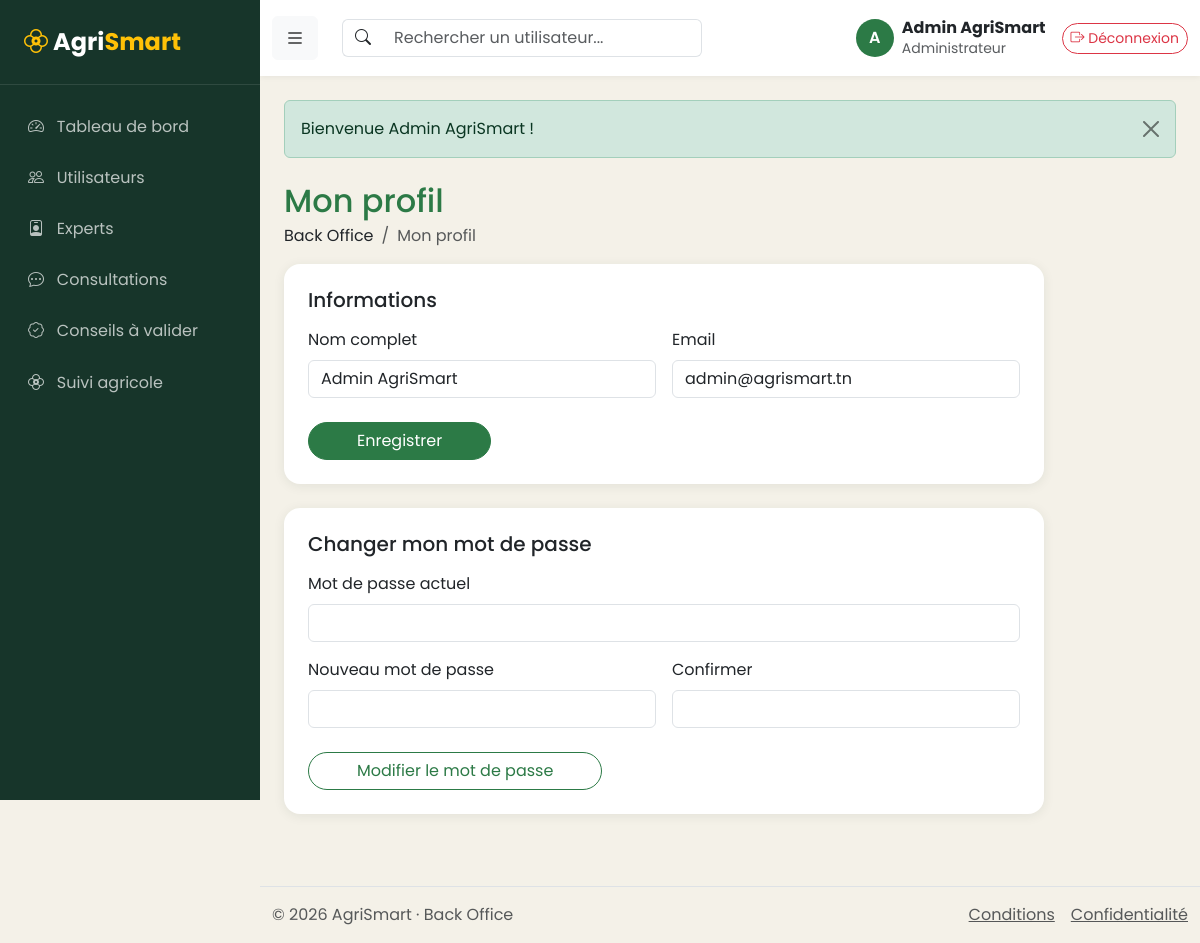
Screenshot of /backoffice/index.php?page=profil (signed in) with the database file from the repository.
### tables this page shows
CREATE TABLE utilisateur (
    id                 INT AUTO_INCREMENT PRIMARY KEY,
    nom                VARCHAR(100) NOT NULL,
    email              VARCHAR(150) NOT NULL UNIQUE,
    mot_de_passe       VARCHAR(255) NOT NULL,               
    role               ENUM('agriculteur','expert','administrateur') NOT NULL DEFAULT 'agriculteur',
    telephone          VARCHAR(20)  NOT NULL DEFAULT '',
    adresse            VARCHAR(255) NOT NULL DEFAULT '',
    region             VARCHAR(60)  NOT NULL DEFAULT '',
    niveau_acces       TINYINT      NOT NULL DEFAULT 1,     
    specialite         VARCHAR(100) NOT NULL DEFAULT '',    
    experience         INT          NOT NULL DEFAULT 0,     
    disponibilite      TINYINT(1)   NOT NULL DEFAULT 1,     
    actif              TINYINT(1)   NOT NULL DEFAULT 1,     
    derniere_connexion DATETIME NULL,
    created_at         TIMESTAMP DEFAULT CURRENT_TIMESTAMP,
    INDEX idx_role (role)
);

### backoffice/app/Controllers/Controller.php (called while the page is built, shortened)
<?php
abstract class Controller
{
    protected function render(string $view, array $data = [], string $title = 'AgriSmart Admin', string $currentPage = '', string $extraScripts = ''): void
    {
        $admin = users()->currentUser();
        extract($data, EXTR_SKIP);
        require __DIR__ . '/../Views/pages/' . $view . '.php';
        require __DIR__ . '/../Views/layout.php';
    }
    protected function requireAdmin(): Administrateur
    {
        $user = users()->requireRole(Utilisateur::ROLE_ADMIN);
        return $user;
    }
}

### backoffice/app/Controllers/ProfilController.php (called while the page is built, shortened)
<?php
class ProfilController extends Controller
{
    public function index(): void
    {
        $admin = $this->requireAdmin();
        $errors = [];
        $this->render('profil', ['user' => $admin, 'errors' => $errors, 'pwdErrors' => []], 'Mon profil', 'profil');
    }
}

### backoffice/index.php (called while the page is built, shortened)
<?php
require_once __DIR__ . '/../core/helpers.php';
require_once __DIR__ . '/../controllers/UserController.php';
require_once __DIR__ . '/app/helpers.php';
require_once __DIR__ . '/app/Controllers/Controller.php';
$routes = require __DIR__ . '/app/routes.php';
$page = (string) ($_GET['page'] ?? 'dashboard');
if ($page !== 'login') {
    users()->requireRole(Utilisateur::ROLE_ADMIN);
}
[$class, $method] = $routes[$page];
(new $class())->$method();

### core/helpers.php (called while the page is built, shortened)
<?php
function e($v): string
{
    return htmlspecialchars((string) $v, ENT_QUOTES, 'UTF-8');
}
function url(string $page, array $params = []): string
{
    return 'index.php?' . http_build_query(['page' => $page] + $params);
}

### config/config.php (called while the page is built, shortened)
<?php
$config = [
    'db' => [
        'host'    => 'localhost',
        'port'    => 3306,
        'name'    => 'agrismart',
        'user'    => 'root',
        'pass'    => '',
        'charset' => 'utf8mb4',
    ],
    'debug'            => false,
    'session_lifetime' => 1800,
    'max_login_tries'  => 5,
    'lockout_minutes'  => 5,
];
$local = __DIR__ . '/config.local.php';
return $config;

### config/database.php (called while the page is built, shortened)
<?php
class Database
{
    private static ?PDO $pdo = null;
    public static function getConnexion(): PDO
    {
        if (self::$pdo === null) {
            $config = require __DIR__ . '/config.php';
            $db = $config['db'];
            $dsn = sprintf('mysql:host=%s;port=%d;dbname=%s;charset=%s', $db['host'], $db['port'], $db['name'], $db['charset']);
            try {
                self::$pdo = new PDO($dsn, $db['user'], $db['pass'], [
                    PDO::ATTR_ERRMODE            => PDO::ERRMODE_EXCEPTION,
                    PDO::ATTR_DEFAULT_FETCH_MODE => PDO::FETCH_ASSOC,
                    PDO::ATTR_EMULATE_PREPARES   => false,
                ]);
            } catch (PDOException $e) {
                error_log('AgriSmart DB: ' . $e->getMessage());
                http_response_code(500);
                die(!empty($config['debug'])
                    ? 'Erreur base de données : ' . htmlspecialchars($e->getMessage(), ENT_QUOTES, 'UTF-8')
                    : 'Service temporairement indisponible (connexion à la base de données impossible).');
            }
        }
        return self::$pdo;
    }
}

### backoffice/app/helpers.php (called while the page is built, shortened)
<?php
function users(): UserController
{
    static $controller = null;
    if ($controller === null) {
        $controller = new UserController();
    }
    return $controller;
}

### controllers/UserController.php (called while the page is built, shortened)
<?php
require_once __DIR__ . '/../config/database.php';
class UserController
{
    private PDO $db;
    private ?Utilisateur $current = null;
    private bool $currentLoaded = false;
    public function __construct()
    {
        $this->db = Database::getConnexion();
        $this->config = require __DIR__ . '/../config/config.php';
    }
    public static function isAuthenticated(): bool
    {
        return !empty($_SESSION['user_id']);
    }
    public function currentUser(): ?Utilisateur
    {
        if (!$this->currentLoaded) {
            $this->currentLoaded = true;
            $this->current = $this->findById((int) $_SESSION['user_id']);
        }
        return $this->current;
    }
    public function requireAuth(): Utilisateur
    {
        $user = $this->currentUser();
        return $user;
    }
    public function requireRole(string $role): Utilisateur
    {
        $user = $this->requireAuth();
        return $user;
    }
    public function findById(int $id): ?Utilisateur
    {
        $stmt = $this->db->prepare('SELECT * FROM utilisateur WHERE id = :id LIMIT 1');
        $stmt->execute(['id' => $id]);
        $row = $stmt->fetch();
        return $row ? Utilisateur::fromArray($row) : null;
    }
}

### models/Administrateur.php (called while the page is built, shortened)
<?php
class Administrateur extends Utilisateur
{
    public function getRole(): string { return self::ROLE_ADMIN; }
}

### models/Utilisateur.php (called while the page is built, shortened)
<?php
class Utilisateur
{
    protected string $nom = '';
    protected string $email = '';
    public function getNom(): string { return $this->nom; }
    public function getEmail(): string { return $this->email; }
    public function setNom(string $nom): void { $this->nom = $nom; }
    public function setEmail(string $email): void { $this->email = $email; }
}

### backoffice/app/Views/pages/profil.php (the view, shortened to what this page needs)
<section class="page-content">
    <h2 class="text-primary mb-1">Mon profil</h2>
    <nav aria-label="breadcrumb"><ol class="breadcrumb">
        <li class="breadcrumb-item">Back Office</li>
        <li class="breadcrumb-item active" aria-current="page">Mon profil</li>
    </ol></nav>
    <div class="card p-4 mb-4" style="max-width: 760px;">
        <h5 class="mb-3">Informations</h5>
        <form method="post" action="<?= url('profil') ?>" novalidate data-validate>
            <div class="row g-3">
                <div class="col-md-6">
                    <label for="nom" class="form-label">Nom complet</label>
                    <input type="text" id="nom" name="nom" data-rules="required|min:3|max:100" value="<?= e($_POST['nom'] ?? $user->getNom()) ?>" class="form-control<?= isset($errors['nom']) ? ' is-invalid' : '' ?>">
                </div>
                <div class="col-md-6">
                    <label for="email" class="form-label">Email</label>
                    <input type="email" id="email" name="email" data-rules="required|email" value="<?= e($_POST['email'] ?? $user->getEmail()) ?>" class="form-control<?= isset($errors['email']) ? ' is-invalid' : '' ?>">
                </div>
            </div>
            <button type="submit" class="btn btn-primary rounded-pill px-5 mt-4">Enregistrer</button>
        </form>
    </div>
    <div class="card p-4" style="max-width: 760px;">
        <h5 class="mb-3">Changer mon mot de passe</h5>
        <form method="post" action="<?= url('profil-password') ?>" novalidate data-validate>
            <div class="row g-3">
                <div class="col-12">
                    <label for="current_password" class="form-label">Mot de passe actuel</label>
                    <input type="password" id="current_password" name="current_password" data-rules="required" autocomplete="current-password" class="form-control<?= isset($pwdErrors['current_password']) ? ' is-invalid' : '' ?>">
                </div>
                <div class="col-md-6">
                    <label for="new_password" class="form-label">Nouveau mot de passe</label>
                    <input type="password" id="new_password" name="password" data-rules="required|password" autocomplete="new-password" class="form-control<?= isset($pwdErrors['password']) ? ' is-invalid' : '' ?>">
                </div>
                <div class="col-md-6">
                    <label for="new_confirm" class="form-label">Confirmer</label>
                    <input type="password" id="new_confirm" name="confirm" data-rules="required|match:#new_password" autocomplete="new-password" class="form-control<?= isset($pwdErrors['confirm']) ? ' is-invalid' : '' ?>">
                </div>
            </div>
            <button type="submit" class="btn btn-outline-primary rounded-pill px-5 mt-4">Modifier le mot de passe</button>
        </form>
    </div>
</section>

### backoffice/app/Views/partials/header.php (shortened to what this page needs)
<header class="header">
    <div class="container-fluid">
        <div class="d-flex align-items-center justify-content-between py-3">
            <button type="button" id="menu-toggle" class="btn btn-light" aria-label="Menu"><i class="bi bi-list fs-5"></i></button>
            <form class="d-none d-md-block flex-grow-1 mx-4" role="search" method="get" action="index.php">
                <div class="input-group" style="max-width: 360px;">
                    <span class="input-group-text bg-white border-end-0"><i class="bi bi-search"></i></span>
                    <input type="search" name="q" class="form-control border-start-0" placeholder="Rechercher un utilisateur..." aria-label="Rechercher">
                </div>
            </form>
            <div class="d-flex align-items-center gap-3">
                <a href="<?= url('profil') ?>" class="d-flex align-items-center text-decoration-none text-dark">
                    <span class="avatar me-2"><?= e(mb_strtoupper(mb_substr($admin ? $admin->getNom() : 'A', 0, 1))) ?></span>
                    <div class="lh-sm d-none d-sm-block"><strong><?= e($admin ? $admin->getNom() : 'Admin') ?></strong><br><small class="text-muted">Administrateur</small></div>
                </a>
                <form method="post" action="<?= url('logout') ?>" class="m-0">
                    <button type="submit" class="btn btn-outline-danger btn-sm rounded-pill"><i class="bi bi-box-arrow-right"></i> Déconnexion</button>
                </form>
            </div>
        </div>
    </div>
</header>

### backoffice/app/Views/assets/css/admin.css (style rules this page uses)
:root { --as-leaf: #2C7A46; --as-forest: #17352A; --as-ochre: #E3A72F; --as-sand: #F4F1E8; --sidebar-w: 260px; --bs-primary: #2C7A46; --bs-primary-rgb: 44, 122, 70; --bs-link-color: #2C7A46; --bs-link-hover-color: #17352A; --bs-body-font-family: 'Poppins', system-ui, sans-serif; }
body { background: var(--as-sand); }
.text-primary { color: var(--as-leaf) !important; }
.btn-primary { --bs-btn-bg: #2C7A46; --bs-btn-border-color: #2C7A46; --bs-btn-hover-bg: #17352A; --bs-btn-hover-border-color: #17352A; --bs-btn-active-bg: #17352A; --bs-btn-active-border-color: #17352A; }
.btn-outline-primary { --bs-btn-color: #2C7A46; --bs-btn-border-color: #2C7A46; --bs-btn-hover-bg: #2C7A46; --bs-btn-hover-border-color: #2C7A46; }
.card { border: 0; border-radius: 16px; box-shadow: 0 2px 12px rgba(23,53,42,.08); }
.header { background: #fff; box-shadow: 0 1px 6px rgba(0,0,0,.06); position: sticky; top: 0; z-index: 90; }
.avatar { width: 38px; height: 38px; border-radius: 50%; background: var(--as-leaf); color: #fff; display: inline-flex; align-items: center; justify-content: center; font-weight: 600; }
.page-content { padding: 1.5rem; }

### rows the page displays
utilisateur: nom "A", nom "Admin AgriSmart", email "admin@agrismart.tn"

### other values shown
$item['label'] "Tableau de bord"
$item['label'] "Utilisateurs"
$item['label'] "Experts"
$item['label'] "Consultations"
$item['label'] "Conseils à valider"
$item['label'] "Suivi agricole"
$flashMsg['msg'] "Bienvenue Admin AgriSmart !"
